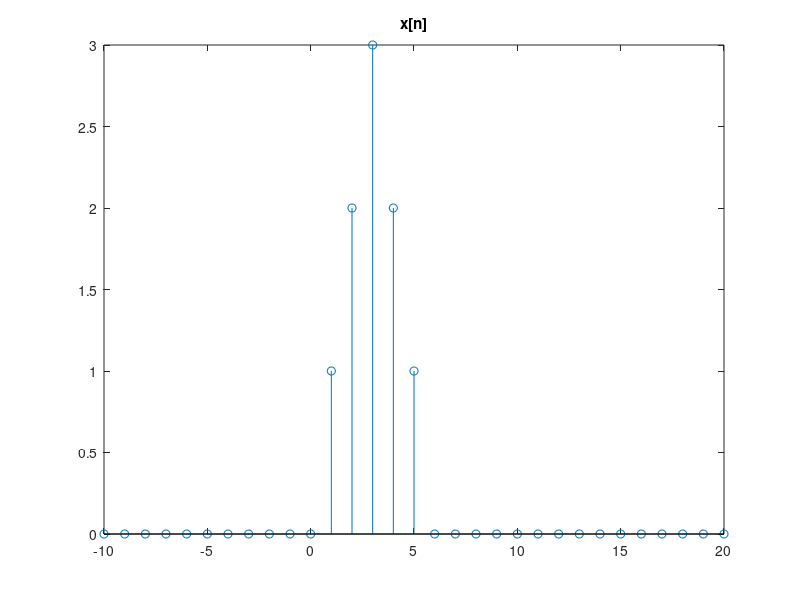
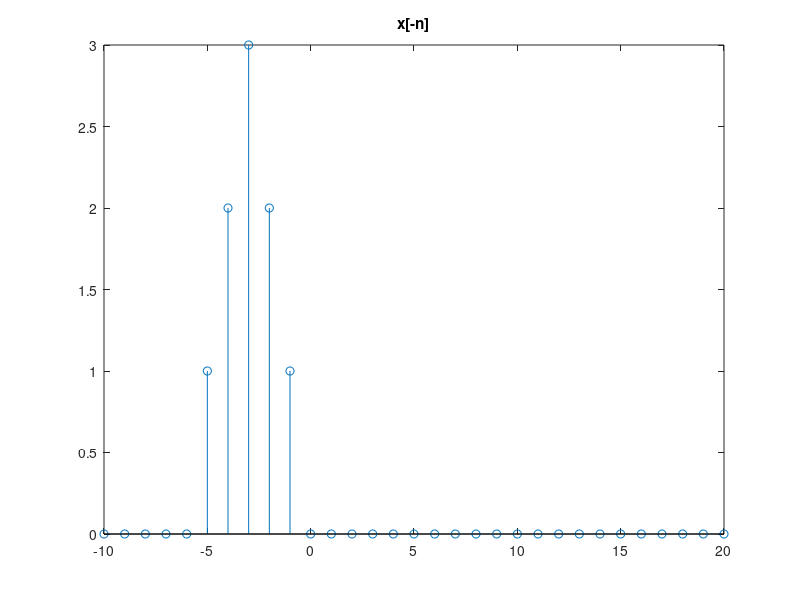
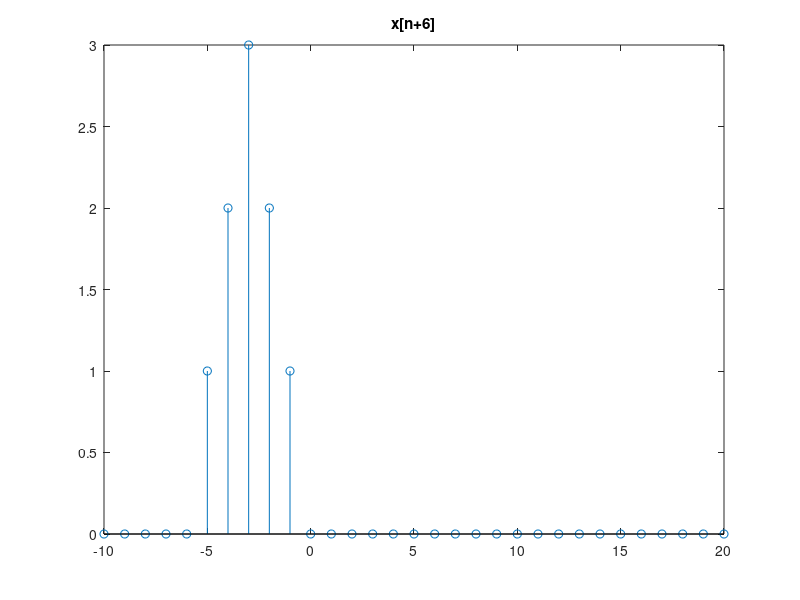
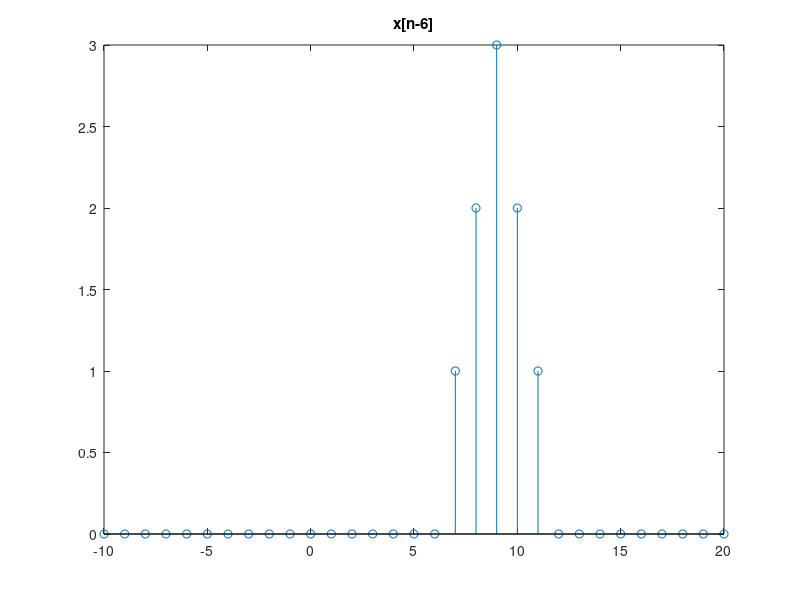

MATLAB code for these plots, in order:
clear all; close all; clc;

# criando sinal
imp=@(n) (n==0);
x=@(n) imp(n-1)+2*imp(n-2)+3*imp(n-3)+2*imp(n-4)+imp(n-5);
n=-10:20;
figure(6)
stem(n,x(n))
title('x[n]');

# a
figure(7)
stem(n,x(-n))
title('x[-n]');

# b
figure(8)
stem(n,x(n+6))
title('x[n+6]');

# c
figure(9)
stem(n,x(n-6))
title('x[n-6]');

# d
figure(10)
stem(n, x(3*n))
title('x[3n]');

# e
figure(11)
stem(n, x(n/3))
title('x[n/3]');

# f
figure(12)
stem(n,x(3-n))
title('x[3-n]');
